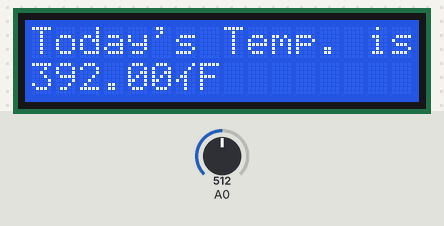
This sketch was run on a simulated Arduino Uno, built with avr-gcc and run on an emulated ATmega328P. Parts: 16×2 character LCD. The inputs (shaded band) are chosen by the test bench; at power-on: A0 = 512.

Above: at 1.2 s.
1.3 s: A0 set to 187
At 1.7 s:
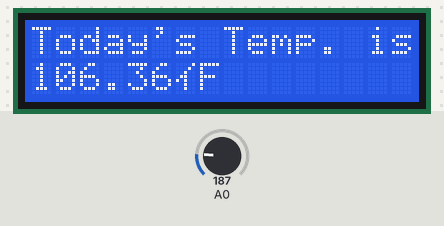
2.8 s: A0 set to 164
At 4.0 s:
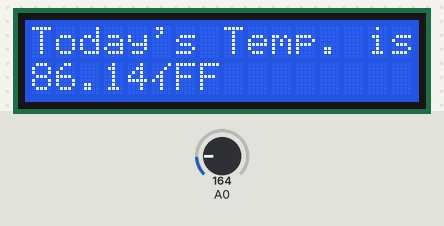
4.3 s: A0 set to 122
At 5.1 s:
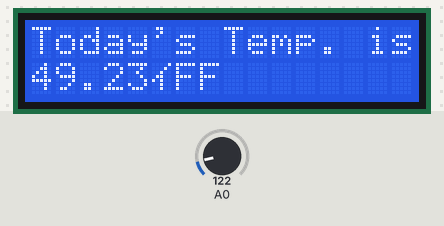
Timing chart, 0 to 7.3 s (numbered marks = the images above; inputs shaded):
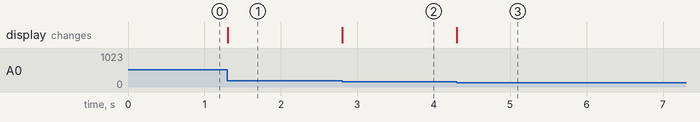

The sketch:

lm35.ino
```cpp
#include<LiquidCrystal.h>
const int rs=12,en=11,d4=5,d5=4,d6=3,d7=2;
LiquidCrystal lcd(rs,en,d4,d5,d6,d7);
int degree;
double realdegree;
String lcdbuffer;
void setup()
{
  //pinMode(A0,INPUT);
  lcd.begin(16,2);
  realdegree=0;
  degree=0;
  lcd.print("Today's Temp. is:");
}

void loop()
{
  lcd.print("");
  degree=analogRead(0);
  realdegree=(double)degree/1024;
  realdegree*=5;
  realdegree-=0.5;
  realdegree*=100;
  lcd.setCursor(0,1);
  realdegree=(9.0/5)*(realdegree)+32;
  String output=String(realdegree)+String((char)178)+"F";
  lcd.print(output);
}
```

Measured:
- the behaviour switches between 180 and 179 on A0 (found by bisection; images 1 and 2)
- after the input at 1.3 s, the display: changes at once (image 1)
- after the input at 2.8 s, the display: changes at once (image 2)
- after the input at 4.3 s, the display: changes at once (image 3)
